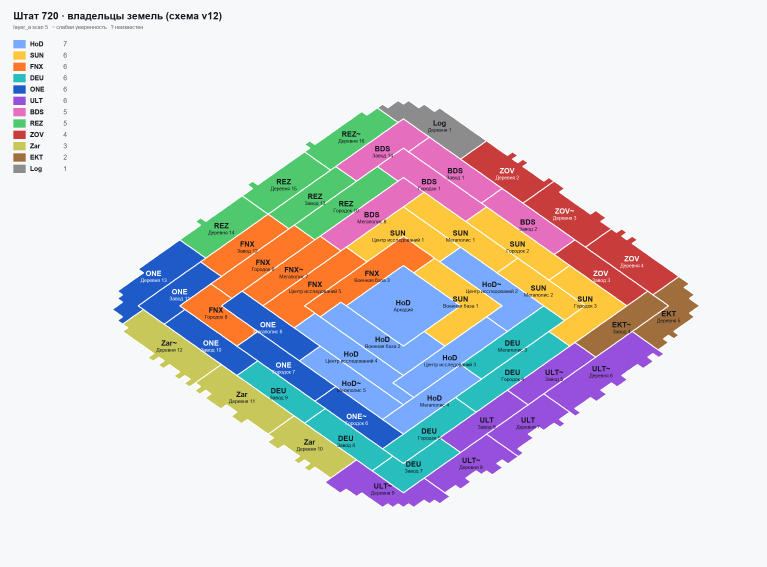
#> input picture data/720/map_720_schema.png, 2300 x 1700 px, given in place of g_x071_y+001.png, which was not available (shown at 1/3 size)
$ python _dbg_det.py
#> lines starting #> are read from the running program, lines starting #| are printed output that depends on the picture; after the words box and inside, x2 and y2 are one past the last pixel; in counts of white or black regions, pixels touching at a corner belong together; pictures that were not available may be replaced by others from this repository, and a replacement may not be noted
#> further down, im is the input picture: shape (1700, 2300, 3); mean B, G, R 217.4, 214.6, 217.2
### src/layer_a_process.py
# -*- coding: utf-8 -*-
"""Слой A, офлайн-обработка: кадры миникарта-краула -> владельцы плиток -> БД + картинка.
Запуск (обычный, НЕ админ процесс, нужен easyocr):
    python src\\layer_a_process.py [--journal data\\720\\mm_grid_journal.json] [--state 720] [--dry] [--center X,Y]
"""
import argparse, datetime, difflib, json, math, os, re, sqlite3, sys, time
from collections import Counter, defaultdict
import cv2, numpy as np
from scipy.optimize import linear_sum_assignment

BASE = os.path.dirname(os.path.dirname(os.path.abspath(__file__)))
sys.path.insert(0, os.path.join(BASE, "src"))
KMM = 31.5
H, W = 1028, 1774
NAMES = {"деревня": 1, "завод": 2, "городок": 3, "мегаполис": 4, "центр исследований": 5, "военная база": 6, "аркадия": 7}
CY = {"А": "A", "В": "B", "Е": "E", "К": "K", "М": "M", "Н": "H", "О": "O", "Р": "P", "С": "C", "Т": "T", "Х": "X", "У": "Y",
      "а": "a", "е": "e", "о": "o", "р": "p", "с": "c", "х": "x", "у": "y", "к": "k", "т": "t", "н": "h", "в": "b", "м": "m"}
KNOWN = set()
TH = math.radians(35.2); CC, SS = math.cos(TH), math.sin(TH)


def log(*a):
    print(time.strftime("%H:%M:%S"), *a, flush=True)


def valid_mask():
    m = np.full((H, W), 255, np.uint8)
    m[:50, :] = 0; m[:160, :245] = 0; m[:340, 1560:] = 0; m[950:, :] = 0; m[880:, 1620:] = 0
    return m


# [46 lines left out: functions load_frames, positions, not called in this run]


def detect(im, vm):
    hsv = cv2.cvtColor(im, cv2.COLOR_BGR2HSV); h, s, v = hsv[..., 0], hsv[..., 1], hsv[..., 2]
#> after `hsv = cv2.cvtColor(im, cv2.COLOR_BGR2HSV)`: hsv: shape (1700, 2300, 3); mean H, S, V 96.8, 53.4, 239.4
#> after `h, s, v = (hsv[..., 0], hsv[..., 1], hsv[..., 2])`:
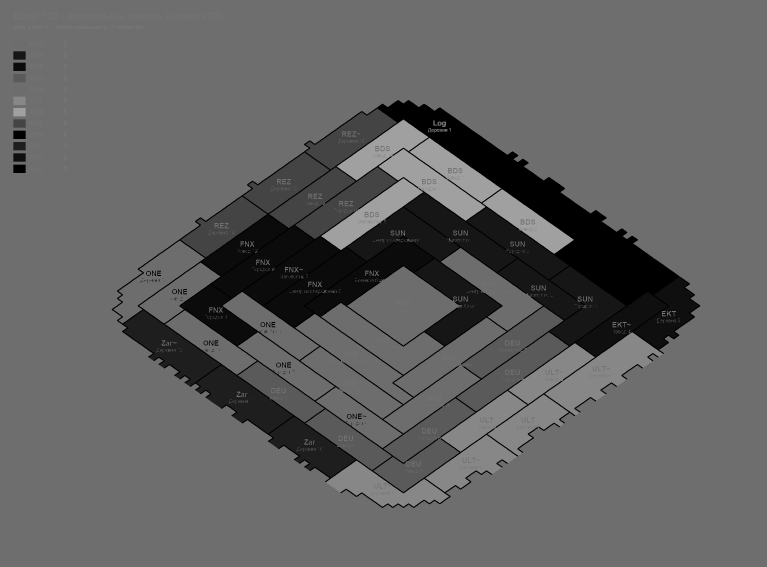
#> h: shape (1700, 2300) (shown at 1/3 size); min 0, max 177, mean 96.8
#> after `h, s, v = (hsv[..., 0], hsv[..., 1], hsv[..., 2])`:
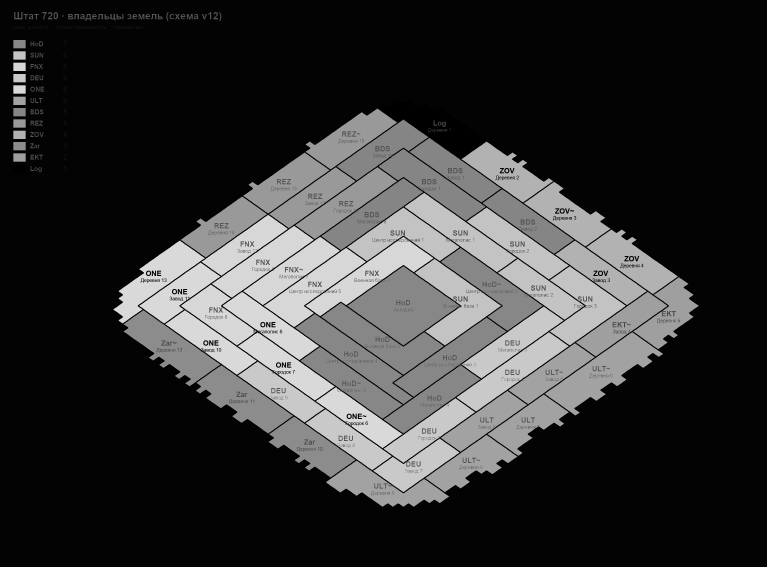
#> s: shape (1700, 2300) (shown at 1/3 size); min 0, max 217, mean 53.4
#> after `h, s, v = (hsv[..., 0], hsv[..., 1], hsv[..., 2])`:
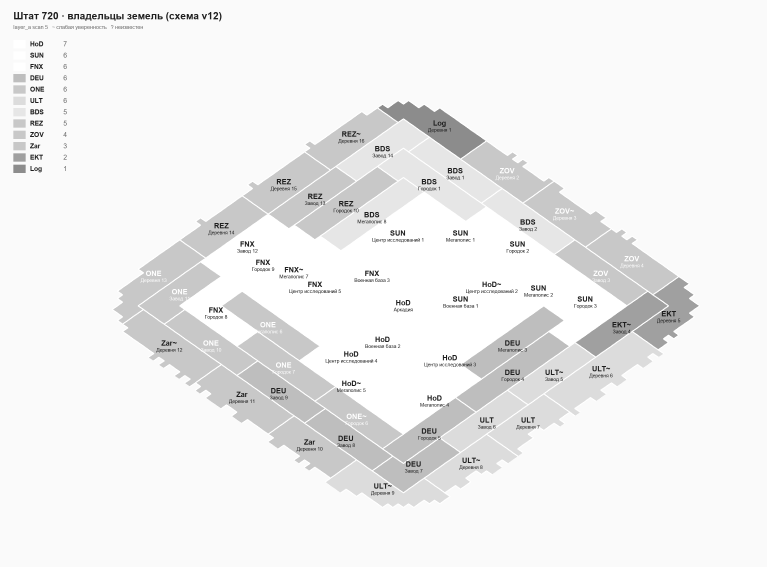
#> v: shape (1700, 2300) (shown at 1/3 size); min 30, max 255, mean 239.4
    out = []
    red = (((h <= 8) | (h >= 172)) & (s > 110) & (v > 110) & (v < 235)).astype(np.uint8) * 255
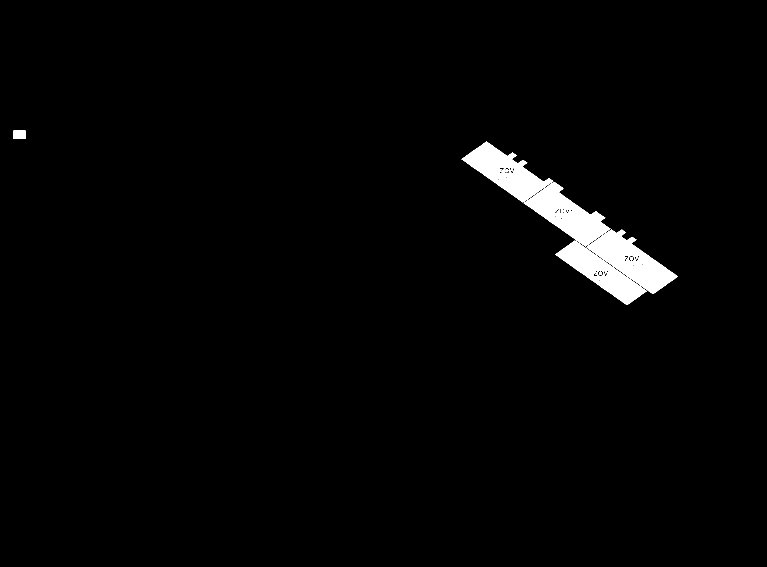
#> red: shape (1700, 2300) (shown at 1/3 size); 2% white; 36 white regions (23 under 20 px), largest, box (x1, y1, x2, y2) and area: (1759, 689, 2034, 882) 20955, (1571, 546, 1832, 739) 19948, (1384, 425, 1660, 607) 19571
    red = cv2.morphologyEx(red, cv2.MORPH_CLOSE, cv2.getStructuringElement(cv2.MORPH_RECT, (9, 5)))
#> red: shape (1700, 2300); 2.1% white; 2 white regions, box (x1, y1, x2, y2) and area: (1384, 425, 2034, 915) 82556, (40, 392, 77, 417) 925
    blue = ((h >= 106) & (h <= 116) & (s >= 110) & (s <= 178) & (v >= 115) & (v <= 190)).astype(np.uint8) * 255
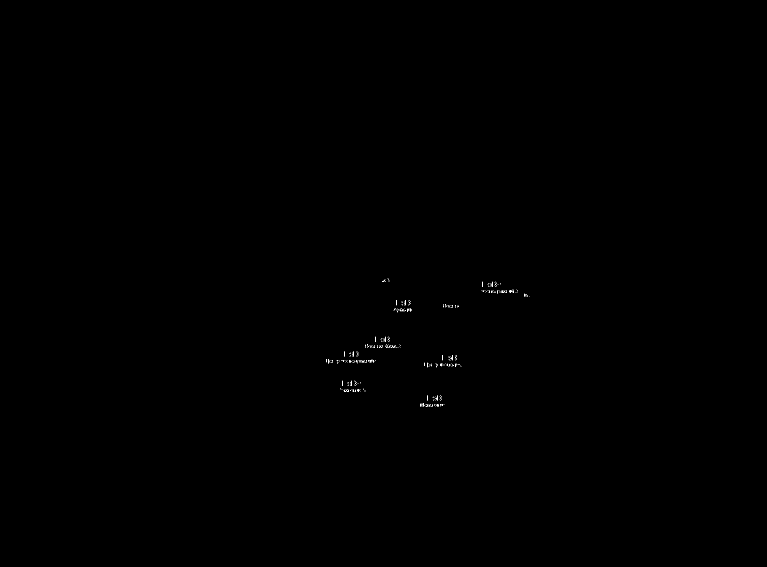
#> blue: shape (1700, 2300) (shown at 1/3 size); 0.04% white in thin lines or dots, all inside (x1, y1, x2, y2) = (978, 835, 1588, 1220)
    blue = cv2.morphologyEx(blue, cv2.MORPH_CLOSE, cv2.getStructuringElement(cv2.MORPH_RECT, (13, 5)))
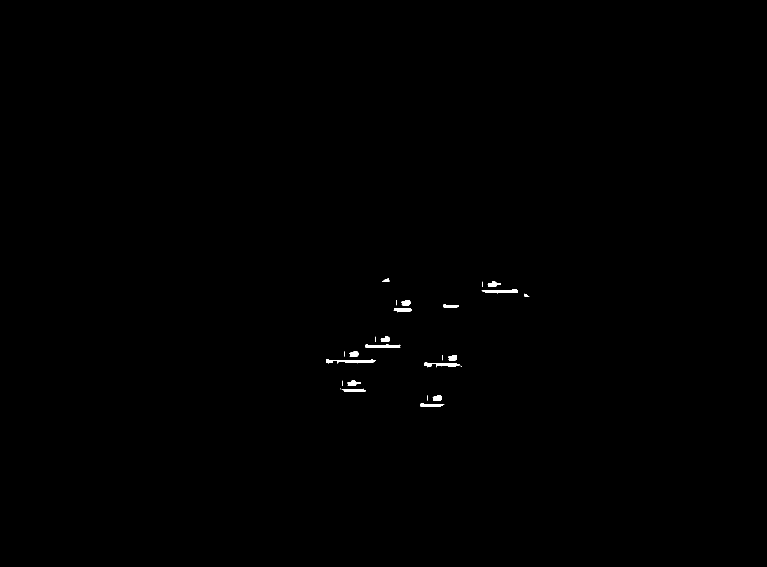
#> blue: shape (1700, 2300) (shown at 1/3 size); 0.2% white; 26 white regions (9 under 20 px), largest, box (x1, y1, x2, y2) and area: (978, 1077, 1127, 1091) 1015, (1097, 1033, 1201, 1044) 847, (1445, 868, 1553, 881) 822
    for kind, m, (w0, w1, h0, h1) in (("red", red, (60, 330, 14, 45)), ("blue", blue, (80, 340, 18, 40))):
        n, lab, st, _ = cv2.connectedComponentsWithStats(m)
        for i in range(1, n):
            x, y, w, hh, a = st[i]
            if w0 <= w <= w1 and h0 <= hh <= h1 and a > w * hh * 0.35 and vm[y:y + hh, x:x + w].min() > 0 \
                    and x > 4 and y > 4 and x + w < W - 4 and y + hh < H - 4:
                out.append((int(x), int(y), int(w), int(hh), kind))
#> this loop made 2 passes
#> (kind, w0, w1, h0, h1, n) on passes 1 to 2: ('red', 60, 330, 14, 45, 3), ('blue', 80, 340, 18, 40, 27)
#> pass 1, in detect, `n, lab, st, _ = cv2.connectedComponentsWithStats(m)`:
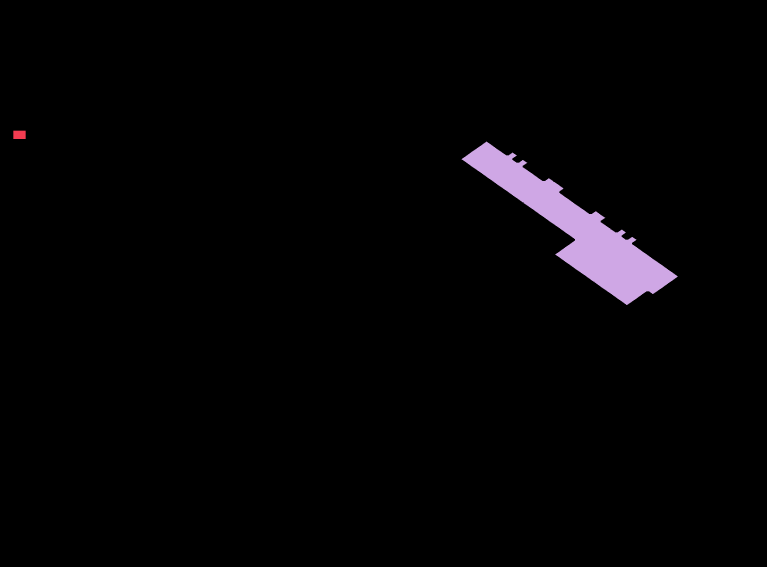
#> lab: shape (1700, 2300) int32 (shown at 1/3 size); 3 distinct labels, from 0 to 2; one colour per label, 0 black
#> after the loop, out = []
    return out


# [12 lines left out: function cluster, not called in this run]


def fix_tag(t):
    return "".join(CY.get(ch, ch) for ch in t)


# [49 lines left out: functions parse, plate_color, ocr_clusters, not called in this run]


def known_tags(db):
    try: return {r[0] for r in db.execute("SELECT DISTINCT tag FROM cell_owners WHERE tag IS NOT NULL")}
    except Exception: return set()


def tkey(t): return t.upper().replace("0", "O").replace("1", "I").replace("L", "I")


# [16 lines left out: function canon, not called in this run]


def ground(p, cen):
    x, y = p[0] - cen[0], p[1] - cen[1]
    return np.array([(x / CC - y / SS) / 2, (x / CC + y / SS) / 2])


def cdiff(a, b):
    d = abs(a - b) % (2 * math.pi); return min(d, 2 * math.pi - d)


# [158 lines left out: functions assign, find_center, arcadia_tags, zoom_votes, main, not called in this run]


# [2 lines that do not run on import are left out]

### src/_dbg_det.py
import sys, cv2, numpy as np
sys.path.insert(0, r"D:\PROJECT\TilesSurviveMap\src")
import layer_a_process as L
im = cv2.imread(r"D:\PROJECT\TilesSurviveMap\data\720\scans\scan_20261011_172308\frames_zoom\g_x071_y+001.png")
print(L.detect(im, L.valid_mask()))
hsv = cv2.cvtColor(im, cv2.COLOR_BGR2HSV)
for (x, y) in ((1356, 411), (1450, 412)):
    print((x, y), hsv[y, x], im[y, x])
#> this loop made 2 passes
#| (1356, 411) [  0   0 140] [140 140 140]
#| (1450, 412) [110   3 250] [250 248 247]
import easyocr
#> (the run stopped early here; a loop or call above may not have finished)
